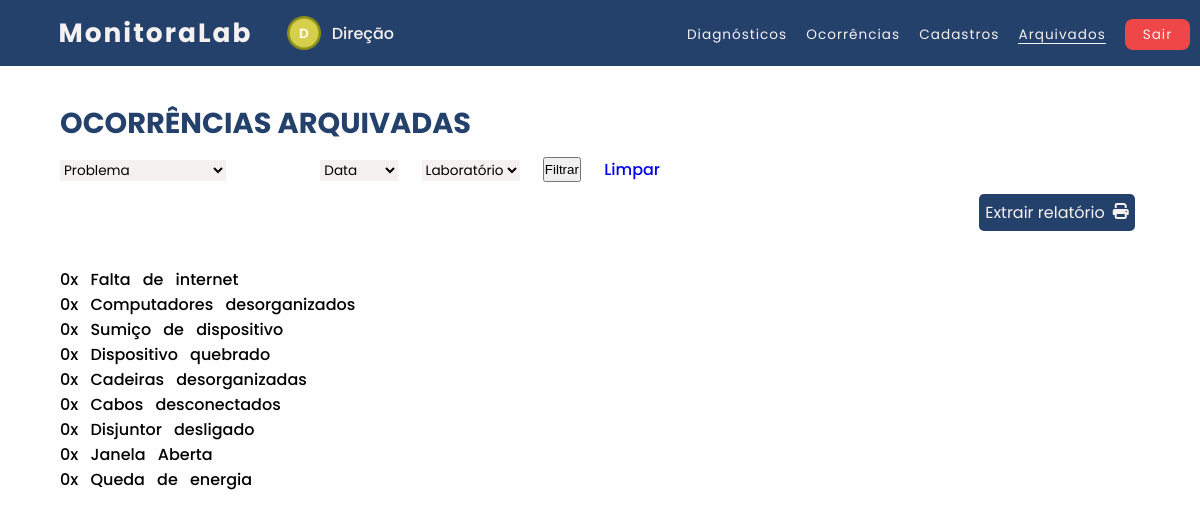
The page /usuarios/diretoria/ocorrencias-arquivadas.php (signed in) on the database as committed earlier.
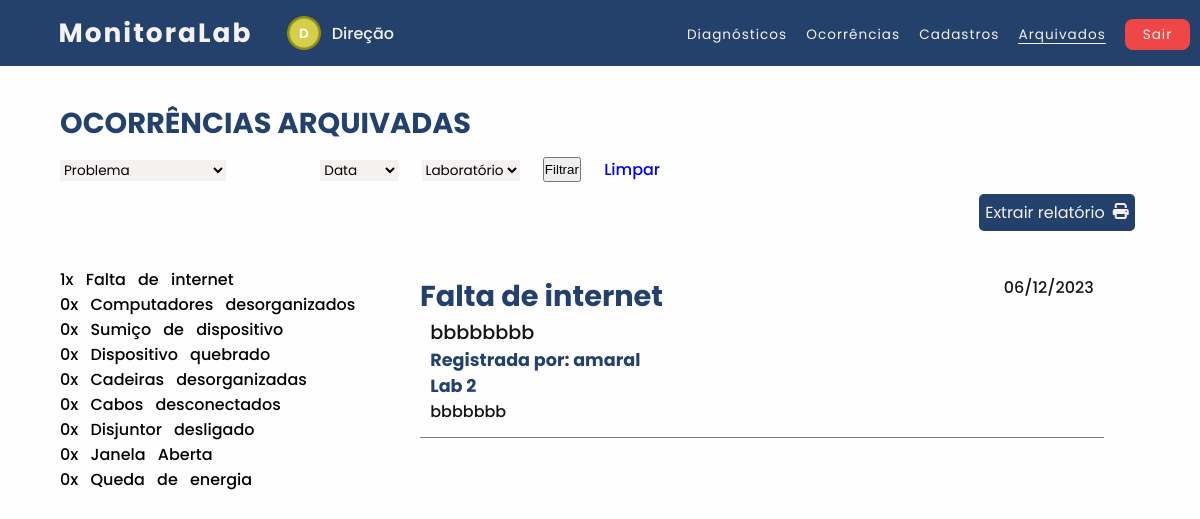
The same page on the database as committed later.
### tables this page shows
CREATE TABLE `ocorrencia` (
  `ID` int(11) NOT NULL,
  `data` date NOT NULL,
  `titulo` varchar(150) NOT NULL,
  `laboratorio` varchar(15) NOT NULL,
  `problema` varchar(30) NOT NULL,
  `descricao` varchar(500) NOT NULL,
  `responsavel` varchar(30) NOT NULL,
  `arquivado` varchar(5) NOT NULL,
  `login_prof` varchar(30) DEFAULT NULL
);

### usuarios/diretoria/ocorrencias-arquivadas.php (the view, shortened to what the changed rows need)
<?php
    include('../../php/classes/ocorrencias.php');
    $conexao = ConectarBanco();
    $Ocorrencia = new Ocorrencia();
    $sql_inicial = "SELECT * FROM `ocorrencia` WHERE `arquivado`='sim' AND";
    if (isset($_GET['problema']) && $_GET['problema'] != '' && isset($_GET['data']) && $_GET['data'] != '' && isset($_GET['lab']) && $_GET['lab'] != '')
    {
        $sql_query = $conexao->query($sql_inicial . " `problema`='" . $_GET['problema'] . "' AND " . $Ocorrencia->PegarData($_GET['data']) . " AND `laboratorio`='" . $_GET['lab'] . "' ORDER BY `Data`DESC");
    }
    else if (isset($_GET['problema']) && $_GET['problema'] != '' && isset($_GET['data']) && $_GET['data'] != '')
    {
        $sql_query = $conexao->query($sql_inicial . " `problema`='" . $_GET['problema'] . "' AND " . $Ocorrencia->PegarData($_GET['data']) . " ORDER BY `Data` DESC");
    }
    else if (isset($_GET['data']) && $_GET['data'] != '' && isset($_GET['lab']) && $_GET['lab'] != '')
    {
        $sql_query = $conexao->query($sql_inicial . $Ocorrencia->PegarData($_GET['data']) . " AND `laboratorio`='" . $_GET['lab'] . "' ORDER BY `Data` DESC");
    }
    else if (isset($_GET['problema']) && $_GET['problema'] != '' && isset($_GET['lab']) && $_GET['lab'] != '')
    {
        $sql_query = $conexao->query($sql_inicial . " `problema`='" . $_GET['problema'] . "' AND `laboratorio`='" . $_GET['lab'] . "' ORDER BY `Data` DESC");
    }
    else if (isset($_GET['problema']) && $_GET['problema'] != '')
    {
        $sql_query = $conexao->query($sql_inicial . " `problema`='" . $_GET['problema'] . "'  ORDER BY `Data` DESC");
    }
    else if (isset($_GET['data']) && $_GET['data'] != '')
    {
        $sql_query = $conexao->query($sql_inicial . $Ocorrencia->PegarData($_GET['data']) . "  ORDER BY `Data` DESC");
    }
    else if (isset($_GET['lab']) && $_GET['lab'] != '')
    {
        $sql_query = $conexao->query($sql_inicial . " `laboratorio`='" . $_GET['lab'] . "'  ORDER BY `Data` DESC");
    }
    else
    {
        $sql_query = $conexao->query("SELECT * FROM `ocorrencia` WHERE `arquivado`='sim' ORDER BY `Data` DESC");
    }
   $faltaInternet = $conexao->query($sql_inicial . " `problema`='Falta de internet'");
   $quantidadeFalta = mysqli_num_rows($faltaInternet);
   $pcDesorganizado = $conexao->query($sql_inicial . " `problema`='Computadores desorganizados'");
   $quantidadePC = mysqli_num_rows($pcDesorganizado);
   $sumicoDispositivo = $conexao->query($sql_inicial . " `problema`='Sumiço de dispositivos'");
   $quantidadeSumico = mysqli_num_rows($sumicoDispositivo);
   $dispositivoQuebrado = $conexao->query($sql_inicial . " `problema`='Dispositivo quebrado'");
   $quantidadeDispQuebrado = mysqli_num_rows($dispositivoQuebrado);
   $CadeirasDesorganizadas = $conexao->query($sql_inicial . " `problema`='Cadeiras desorganizadas'");
   $quantidadeCadeiras = mysqli_num_rows($CadeirasDesorganizadas);
   $cabosDesconectados = $conexao->query($sql_inicial . " `problema`='Cabos desconectados'");
   $quantidadeCabos = mysqli_num_rows($cabosDesconectados);
   $disjuntorDesligado = $conexao->query($sql_inicial . " `problema`='Disjuntor desligado'");
   $quantidadeDisjuntor = mysqli_num_rows($disjuntorDesligado);
   $janelaAberta = $conexao->query($sql_inicial . " `problema`='Janela aberta'");
   $quantidadeJanela = mysqli_num_rows($janelaAberta);
   $quedaEnergia = $conexao->query($sql_inicial . " `problema`='Queda de energia'");
   $quantidadeQueda = mysqli_num_rows($quedaEnergia);
?>
<!DOCTYPE html>
<html lang="pt-br">
    <head>
        <link rel="stylesheet" type="text/css" href="../../css/navbar.css">
        <link rel="stylesheet" type="text/css" href="../../css/ocorrencias-arquivadas.css">
        <link rel="stylesheet" href="../../css/fonte-alert.css">
        <link rel="stylesheet" href="https://cdnjs.cloudflare.com/ajax/libs/font-awesome/6.4.2/css/all.min.css"
 />
        <link rel="stylesheet" type="text/css" href="../../css/icone-tema.css">
    </head>
    <body id="body">
        <nav>
        <h1 class="logo">MonitoraLab</h1>
        </nav>
        <h2>Ocorrências Arquivadas</h2>
        <div class="container-geral">
            <div class="container-problemas">
                <label class="problemas"><?php echo $quantidadeFalta ;?>x Falta de internet</label>
                <label class="problemas"><?php echo $quantidadePC ;?>x Computadores desorganizados</label>
                <label class="problemas"><?php echo $quantidadeSumico ;?>x Sumiço de dispositivo</label>
                <label class="problemas"><?php echo $quantidadeDispQuebrado ;?>x Dispositivo quebrado</label>
                <label class="problemas"><?php echo $quantidadeCadeiras ;?>x Cadeiras desorganizadas</label>
                <label class="problemas"><?php echo $quantidadeCabos ;?>x Cabos desconectados</label>
                <label class="problemas"><?php echo $quantidadeDisjuntor ;?>x Disjuntor desligado</label>
                <label class="problemas"><?php echo $quantidadeJanela ;?>x Janela Aberta</label>
                <label class="problemas"><?php echo $quantidadeQueda ;?>x Queda de energia</label>
            </div>
            <div class="container-ocorrencia">
            <?php
                while ($ocorrencia = $sql_query->fetch_assoc())
                {
            ?>
            <div class='item'>
                <div class="cabecalho-ocorrencia">
                    <div class="problema-data">
                        <label class="titulo-problema"><?php echo $ocorrencia['problema']; ?></label>
                        <label class="data-ocorrencia"><?php echo date('d/m/Y', strtotime($ocorrencia['data'])); ?></label>
                    </div>
                    <div class="titulo-ocorrencia"><?php echo $ocorrencia['titulo']; ?></div>
                </div>
                <div class="infos-ocorrencia">
                    <label class="responsavel">Registrada por: <?php echo $ocorrencia['responsavel']; ?></label>
                    <label class="laboratorio"><?php echo $ocorrencia['laboratorio']; ?></label>
                </div>
                <div class="descricao-ocorrencia">
                    <?php echo $ocorrencia['descricao']; ?>
                </div>
            </div>
            <?php
                }
            ?>
            </div>
        </div>
    </body>
</html>

Rows that differ between the two databases and show on the page:
added ocorrencia: problema "Falta de internet", data "06/12/2023", titulo "bbbbbbbb", responsavel "amaral", laboratorio "Lab 2", descricao "bbbbbbb"
Other text that changed with them:
$quantidadeFalta: "0" → "1"
